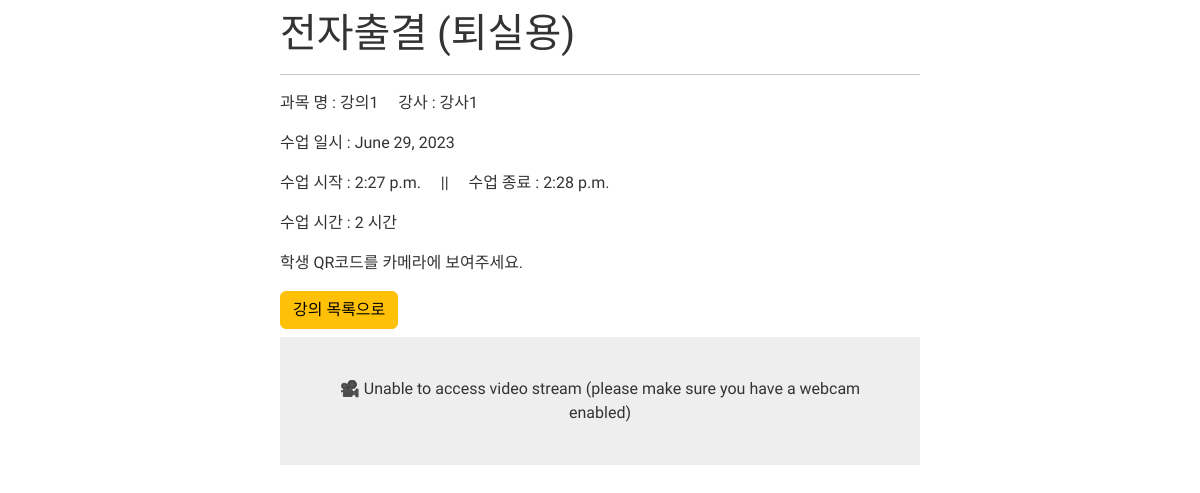
Page /course/QRScanner_out/1/ on the committed database.
### course/models.py (models this page shows, shortened)
class Course(models.Model):
    course_name = models.CharField(max_length=50)
    teacher_name = models.CharField(max_length=20)
    division_name = models.ForeignKey(Division, on_delete=models.CASCADE)
    start_date = models.DateField()
    start_at = models.TimeField()
    end_at = models.TimeField()
    hours = models.IntegerField()

### course/views.py (the view)
# urls.py: path('QRScanner_out/<int:pk>/', views.QRScanner_out, name='QRScanner_out'),
def QRScanner_out(request, pk):
    course = get_object_or_404(Course, pk=pk)
    if request.method == 'POST' and  'data' in request.POST and request.POST.get('data') != "":
        qr_data = request.POST.get('data')
        try:
            student = Student.objects.get(name=qr_data)
            print("url 데이터 : " + student.name)
            now = datetime.now()
            time_now = str(now.strftime('%Y-%m-%d %H:%M'))
            context = {
                'course' : course,
                'check_time' : time_now,
                'student' : student,
                'status' : False, # 입실 -> True, 퇴실 -> False
            }
            return render(request, 'attendance/attendance_check.html', context)
        except Student.DoesNotExist:
            print("유효한 QR코드가 입력값으로 들어오지 않았습니다.")
            context = {
                'course' : course,
                'qr_error' : True,
                'error_message' : "유효한 QR코드가 아닙니다. 등록된 QR코드를 보여주세요"
            }
            return render(request, 'attendance/QRScanner_out.html', context)
    else :
        context = {
            'course' : course,
        }
        return render(request, 'attendance/QRScanner_out.html', context)

### course/templates/attendance/QRScanner_out.html (shortened to what this page needs)
{% load static %}
{% load django_bootstrap5 %}
{% bootstrap_css %}
<html>
<head>
</head>
<body>
  <h1>전자출결 (퇴실용)</h1>
  <hr>
  <p>과목 명 : {{course.course_name}} &nbsp;&nbsp;&nbsp; 강사 : {{course.teacher_name}} </p>
  <p>수업 일시 : {{course.start_date}}</p>
  <p>수업 시작 : {{course.start_at}}  &nbsp;&nbsp;&nbsp; || &nbsp;&nbsp;&nbsp;  수업 종료 : {{course.end_at}}</p>
  <p>수업 시간 : {{course.hours}} 시간</p>
  <p>학생 QR코드를 카메라에 보여주세요.</p>
  <h3>
    <a class="btn btn-warning" href="{% url 'course:course_detail' course.pk %}">
      강의 목록으로
    </a>
  </h3>
  <div id="loadingMessage">🎥 Unable to access video stream (please make sure you have a webcam enabled)</div>
</body>
</html>

### course/templates/attendance/QRScanner_out.html (style rules this page uses)
body { font-family: 'Ropa Sans', sans-serif; color: #333; max-width: 640px; margin: 0 auto; position: relative; }
h1 { margin: 10px 0; font-size: 40px; }
#loadingMessage { text-align: center; padding: 40px; background-color: #eee; }

### rows in the picture
Course: course_name "강의1", teacher_name "강사1", start_date "June 29, 2023", start_at "2:27 p.m.", end_at "2:28 p.m.", hours "2"
